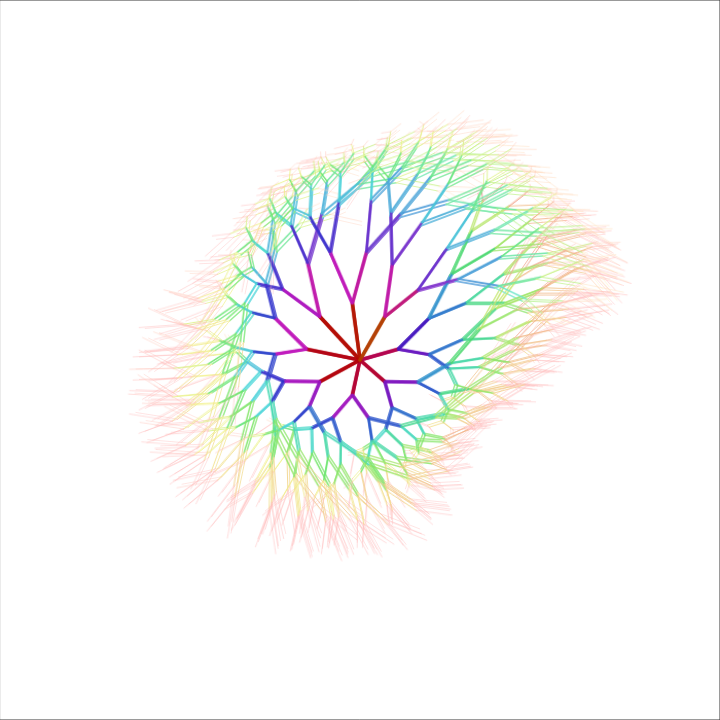
Frame 1 (no input)
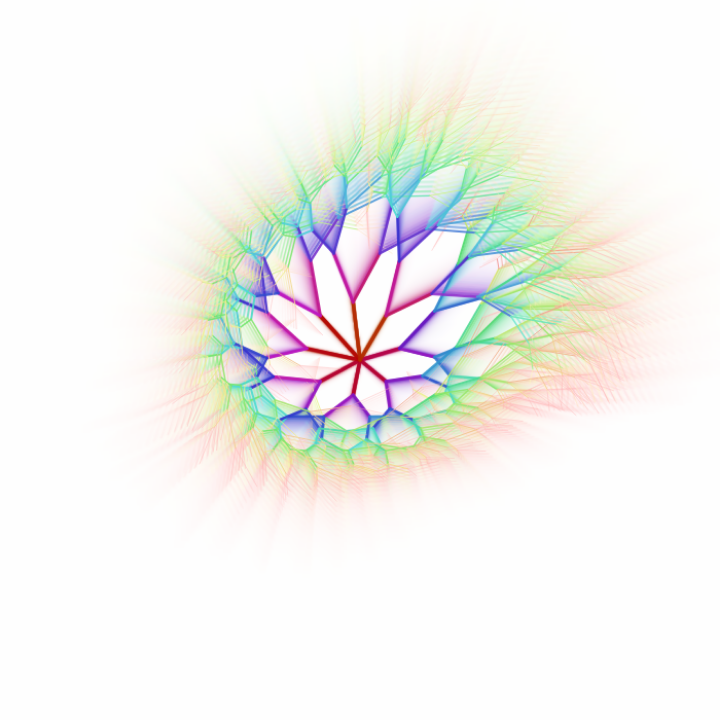
Frame 60 (no input)
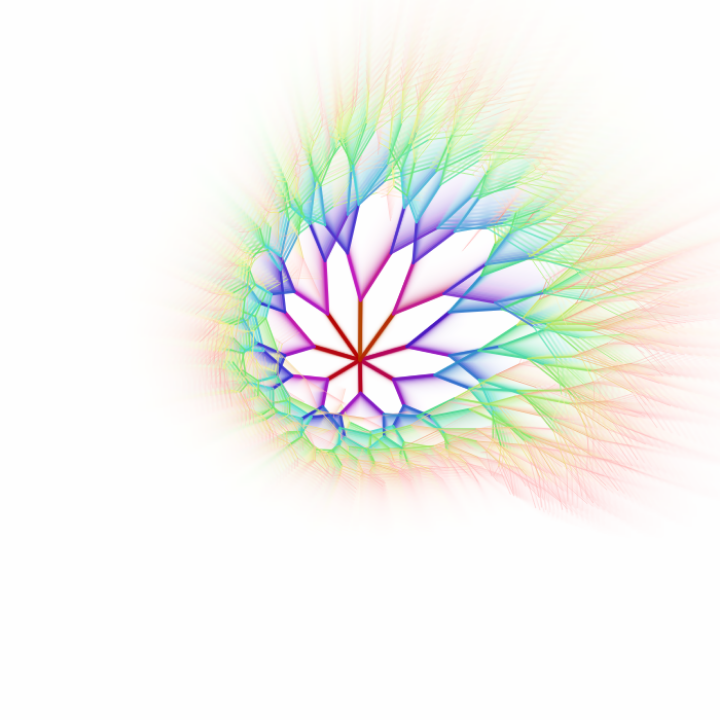
Frame 120 (the mouse pressed at the canvas centre since frame 60)

The p5.js sketch that drew these frames (run headless with seeded random() and noise() and a simulated clock; from frame 60 on, the mouse is pressed at the canvas centre):

// p5.js sketch
// ── sketch.js
let W, Counter, Angle;
let test=0;

function setup() {
  createCanvas(W=720, W);
  colorMode(HSB, 360, 100, 100, 100);
  fill(0, 0, 100, 20); // 白色半透明填充
  Counter = 0;
}

function draw() {
  Counter++;
  rect(0, 0, W, W);
  Angle = (PI + sin(Counter * 0.02)) / 7;
  
  // 重置默认线条样式
  strokeWeight(1);
  stroke(0, 0, 100, 100); // 白色线条
  
  for(let j = 0; j < TWO_PI; j += TWO_PI / 8) {
    Tree(7, W/2, W/2, j, 45);
  }
  copy(10, 10, W-20, W-20, 0, 0, W, W);
}

function Tree(step, x, y, rad, lengs) {
  if(step > 0) {
    let inf = 20 - step; // influence of noise
    let n = noise((x + Counter) / W, (y - Counter) / W) * inf;
    
    // 根据递归深度和角度设置颜色
    let hue = map(step, 1, 7, 0, 360) + map(rad, 0, TWO_PI, -30, 30);
    let saturation = map(step, 1, 7, 30, 100);
    let brightness = map(step, 1, 7, 100, 70);
    
    // 添加一些随机性
    hue = (hue + random(-10, 10)) % 360;
    
    stroke(hue, saturation, brightness, 90);
    strokeWeight(step * 0.5); // 根据递归深度设置线条粗细
    
    line(x, y, x += cos(rad) * lengs + cos(n) * inf, y += sin(rad) * lengs + sin(n) * inf);
    step--;
    lengs *= 0.9;
    Tree(step, x, y, rad + Angle, lengs);
    Tree(step, x, y, rad - Angle, lengs);
  }
}
// ── style.css
body {
    font-family: 'Microsoft YaHei', sans-serif;
    margin: 0;
    padding: 0;
    background-color: #f5f5f5;
    color: #333;
}

#fractal-container {
    display: flex;
    flex-direction: column;
    align-items: center;
    padding: 20px;
    max-width: 1200px;
    margin: 0 auto;
}

.controls {
    background-color: white;
    border-radius: 8px;
    padding: 20px;
    margin-bottom: 20px;
    box-shadow: 0 2px 10px rgba(0, 0, 0, 0.1);
    width: 100%;
    max-width: 800px;
}

h1 {
    text-align: center;
    margin-top: 0;
    color: #2c3e50;
}

.control-group {
    margin-bottom: 15px;
    display: flex;
    align-items: center;
}

label {
    width: 100px;
    margin-right: 10px;
}

select, input[type="range"] {
    flex: 1;
}

button {
    background-color: #3498db;
    color: white;
    border: none;
    padding: 8px 16px;
    border-radius: 4px;
    cursor: pointer;
    transition: background-color 0.3s;
}

button:hover {
    background-color: #2980b9;
}

#canvas-container {
    width: 100%;
    display: flex;
    justify-content: center;
}

canvas {
    box-shadow: 0 4px 15px rgba(0, 0, 0, 0.1);
    background-color: white;
}

@media (max-width: 768px) {
    .control-group {
        flex-direction: column;
        align-items: flex-start;
    }
    
    label {
        margin-bottom: 5px;
    }
}
